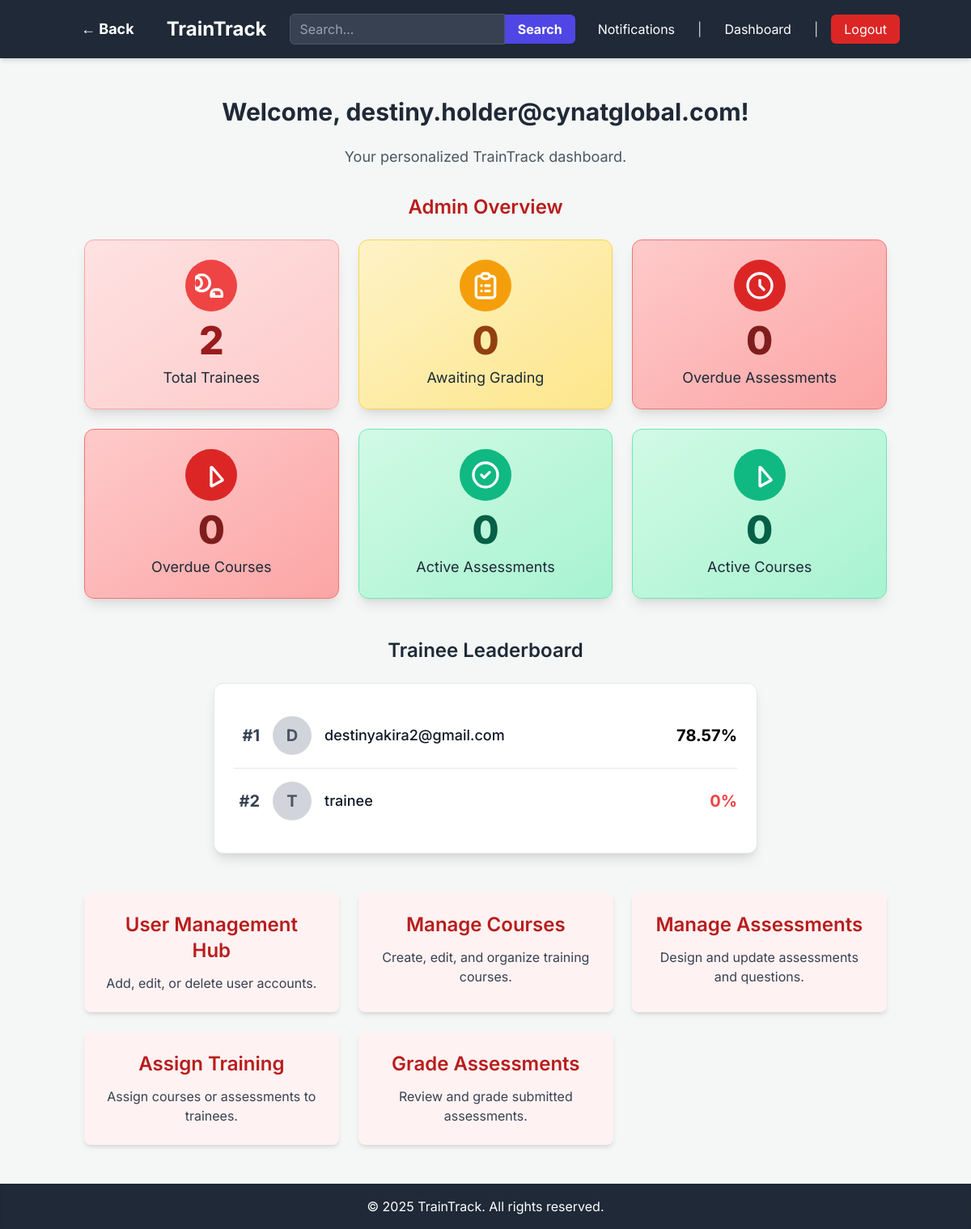
The page /dashboard (signed in) on the database its author committed.
### app.py (models this page shows, shortened)
class User(UserMixin, db.Model):
    id = db.Column(db.Integer, primary_key=True)
    username = db.Column(db.String(80), unique=True, nullable=False)
    password_hash = db.Column(db.String(128), nullable=False)
    role = db.Column(db.String(20), nullable=False, default='trainee')
    assignments_as_trainee = db.relationship('Assignment', foreign_keys='Assignment.trainee_id', backref='trainee', lazy=True)
    created_courses = db.relationship('Course', foreign_keys='Course.created_by_id', backref='creator', lazy=True)
    created_assessments = db.relationship('Assessment', foreign_keys='Assessment.created_by_id', backref='assessor_creator', lazy=True)
    assigned_assignments = db.relationship('Assignment', foreign_keys='Assignment.assigned_by_id', backref='assigner', lazy=True)
    notifications_received = db.relationship('Notification', foreign_keys='Notification.recipient_id', backref='recipient', lazy=True)
    notifications_sent = db.relationship('Notification', foreign_keys='Notification.sender_id', backref='sender', lazy=True)
    graded_submissions = db.relationship('Submission', foreign_keys='Submission.graded_by_id', backref='grader', lazy=True)

### app.py (the view, shortened to what this page needs)
@app.route('/dashboard')
@login_required # User must be logged in to access the dashboard
def dashboard():
    current_year = datetime.now().year
    dashboard_data = {}
    leaderboard_data = []
    if current_user.role == 'admin':
        dashboard_data['total_trainees'] = User.query.filter_by(role='trainee').count()
        dashboard_data['assignments_awaiting_grading'] = Assignment.query.filter_by(status='submitted_for_grading').count()
        overdue_assessments = Assignment.query.filter(
            Assignment.assessment_id.isnot(None), # Ensure it's an assessment
            Assignment.due_date < datetime.utcnow(),
            Assignment.status.in_(['assigned', 'in_progress', 'submitted_for_grading'])
        ).count()
        dashboard_data['overdue_assessments'] = overdue_assessments
        overdue_courses = Assignment.query.filter(
            Assignment.course_id.isnot(None), # Ensure it's a course
            Assignment.due_date < datetime.utcnow(),
            Assignment.status.in_(['assigned', 'in_progress']) # Courses are typically 'assigned' or 'in_progress'
        ).count()
        dashboard_data['overdue_courses'] = overdue_courses
        active_assessments = Assignment.query.filter(
            Assignment.assessment_id.isnot(None),
            Assignment.status.in_(['assigned', 'in_progress'])
        ).count()
        dashboard_data['active_assessments'] = active_assessments
        active_courses = Assignment.query.filter(
            Assignment.course_id.isnot(None),
            Assignment.status.in_(['assigned', 'in_progress'])
        ).count()
        dashboard_data['active_courses'] = active_courses
        trainees = User.query.filter_by(role='trainee').all()
        for trainee in trainees:
            completed_assessments = Assignment.query.filter(
                Assignment.trainee_id == trainee.id,
                Assignment.assessment_id.isnot(None),
                Assignment.status.in_(['completed', 'graded'])
            ).all()
            total_score = 0
            num_graded_assessments = 0
            for assignment in completed_assessments:
                if assignment.score is not None:
                    total_score += assignment.score
                    num_graded_assessments += 1
            average_score = (total_score / num_graded_assessments) if num_graded_assessments > 0 else 0
            leaderboard_data.append({
                'trainee': trainee,
                'average_score': round(average_score, 2)
            })
        leaderboard_data.sort(key=lambda x: x['average_score'], reverse=True)
    elif current_user.role == 'trainee':
        pass # No additional data needed for trainee dashboard here, as they have a dedicated page
    return render_template('dashboard.html',
                           title='Dashboard',
                           user=current_user,
                           current_year=current_year,
                           dashboard_data=dashboard_data,
                           leaderboard_data=leaderboard_data) # Pass leaderboard data

### app.py (called while the page is built)
@login_manager.user_loader
def load_user(user_id):
    return User.query.get(int(user_id))

@app.context_processor
def inject_unread_notifications_count():
    if current_user.is_authenticated:
        unread_count = Notification.query.filter_by(recipient_id=current_user.id, is_read=False).count()
        return dict(unread_notifications_count=unread_count)
    return dict(unread_notifications_count=0)

### templates/dashboard.html (shortened to what this page needs)
{% extends "base.html" %}
{% block content %}
    <h1 class="text-3xl font-bold text-gray-800 mb-6 text-center animate-fade-in">Welcome, {{ user.username }}!</h1>
    <p class="text-lg text-gray-600 mb-8 text-center animate-fade-in delay-100">Your personalized TrainTrack dashboard.</p>
    {% if user.role == 'admin' %}
        <div class="mb-12">
            <h2 class="text-2xl font-semibold text-red-700 mb-6 text-center animate-slide-down">Admin Overview</h2>
            <div class="grid grid-cols-1 md:grid-cols-2 lg:grid-cols-3 xl:grid-cols-6 gap-6">
                <div class="bg-gradient-to-br from-red-100 to-red-200 p-6 rounded-xl shadow-lg border border-red-300 flex flex-col items-center justify-center transform hover:scale-105 transition-all duration-300 animate-fade-in delay-200">
                    <div class="p-3 bg-red-500 rounded-full mb-3">
                    </div>
                    <p class="text-5xl font-extrabold text-red-800">{{ dashboard_data.total_trainees }}</p>
                    <p class="text-gray-800 text-lg mt-2">Total Trainees</p>
                </div>
                <div class="bg-gradient-to-br from-yellow-100 to-yellow-200 p-6 rounded-xl shadow-lg border border-yellow-300 flex flex-col items-center justify-center transform hover:scale-105 transition-all duration-300 animate-fade-in delay-300">
                    <div class="p-3 bg-yellow-500 rounded-full mb-3">
                    </div>
                    <p class="text-5xl font-extrabold text-yellow-800">{{ dashboard_data.assignments_awaiting_grading }}</p>
                    <p class="text-gray-800 text-lg mt-2">Awaiting Grading</p>
                </div>
                <div class="bg-gradient-to-br from-red-200 to-red-300 p-6 rounded-xl shadow-lg border border-red-400 flex flex-col items-center justify-center transform hover:scale-105 transition-all duration-300 animate-fade-in delay-400">
                    <div class="p-3 bg-red-600 rounded-full mb-3">
                        <svg class="w-10 h-10 text-white" fill="none" stroke="currentColor" viewBox="0 0 24 24" xmlns="http://www.w3.org/2000/svg"><path stroke-linecap="round" stroke-linejoin="round" stroke-width="2" d="M12 8v4l3 3m6-3a9 9 0 11-18 0 9 9 0 0118 0z"></path></svg>
                    </div>
                    <p class="text-5xl font-extrabold text-red-900">{{ dashboard_data.overdue_assessments }}</p>
                    <p class="text-gray-800 text-lg mt-2">Overdue Assessments</p>
                </div>
                <div class="bg-gradient-to-br from-red-200 to-red-300 p-6 rounded-xl shadow-lg border border-red-400 flex flex-col items-center justify-center transform hover:scale-105 transition-all duration-300 animate-fade-in delay-500">
                    <div class="p-3 bg-red-600 rounded-full mb-3">
                    </div>
                    <p class="text-5xl font-extrabold text-red-900">{{ dashboard_data.overdue_courses }}</p>
                    <p class="text-gray-800 text-lg mt-2">Overdue Courses</p>
                </div>
                <div class="bg-gradient-to-br from-green-100 to-green-200 p-6 rounded-xl shadow-lg border border-green-300 flex flex-col items-center justify-center transform hover:scale-105 transition-all duration-300 animate-fade-in delay-600">
                    <div class="p-3 bg-green-500 rounded-full mb-3">
                        <svg class="w-10 h-10 text-white" fill="none" stroke="currentColor" viewBox="0 0 24 24" xmlns="http://www.w3.org/2000/svg"><path stroke-linecap="round" stroke-linejoin="round" stroke-width="2" d="M9 12l2 2 4-4m6 2a9 9 0 11-18 0 9 9 0 0118 0z"></path></svg>
                    </div>
                    <p class="text-5xl font-extrabold text-green-800">{{ dashboard_data.active_assessments }}</p>
                    <p class="text-gray-800 text-lg mt-2">Active Assessments</p>
                </div>
                <div class="bg-gradient-to-br from-green-100 to-green-200 p-6 rounded-xl shadow-lg border border-green-300 flex flex-col items-center justify-center transform hover:scale-105 transition-all duration-300 animate-fade-in delay-700">
                    <div class="p-3 bg-green-500 rounded-full mb-3">
                    </div>
                    <p class="text-5xl font-extrabold text-green-800">{{ dashboard_data.active_courses }}</p>
                    <p class="text-gray-800 text-lg mt-2">Active Courses</p>
                </div>
            </div>
        </div>
    {% endif %}
    {% if user.role == 'admin' or user.role == 'support' %}
        <div class="mb-12">
            <h2 class="text-2xl font-semibold text-gray-800 mb-6 text-center animate-slide-down">Trainee Leaderboard</h2>
            {% if leaderboard_data %}
                <div class="bg-white p-6 rounded-xl shadow-lg border border-gray-200 max-w-2xl mx-auto">
                    <ul class="divide-y divide-gray-200">
                        {% for entry in leaderboard_data %}
                            <li class="py-4 flex items-center justify-between animate-fade-in delay-{{ loop.index * 100 }}">
                                <div class="flex items-center">
                                    <span class="text-xl font-bold text-gray-700 mr-4 w-8 text-right">#{{ loop.index }}</span>
                                    <div class="w-12 h-12 bg-gray-300 rounded-full flex items-center justify-center text-gray-600 font-bold text-xl mr-4">
                                        {{ entry.trainee.username[0]|upper }}
                                    </div>
                                    <span class="text-lg font-medium text-gray-900">{{ entry.trainee.username }}</span>
                                </div>
                                <span class="text-xl font-bold {% if entry.average_score >= 80 %}text-green-600{% elif entry.average_score >= 50 %}text-orange-500{% else %}text-red-500{% endif %}">
                                    {{ entry.average_score }}%
                                </span>
                            </li>
                        {% endfor %}
                    </ul>
                </div>
            {% else %}
                <p class="text-center text-gray-600 text-lg">No completed assessments to display leaderboard.</p>
            {% endif %}
        </div>
    {% endif %}
    <div class="grid grid-cols-1 md:grid-cols-2 lg:grid-cols-3 gap-6">
        {% if user.role == 'admin' %}
            <a href="{{ url_for('admin_view_users') }}" class="p-6 bg-red-50 rounded-lg shadow-md hover:shadow-xl transition-shadow duration-300 text-center animate-pop-in delay-800">
                <h2 class="text-2xl font-semibold text-red-700 mb-3">User Management Hub</h2>
                <p class="text-gray-700">Add, edit, or delete user accounts.</p>
            </a>
            <a href="{{ url_for('admin_view_courses') }}" class="p-6 bg-red-50 rounded-lg shadow-md hover:shadow-xl transition-shadow duration-300 text-center animate-pop-in delay-900">
                <h2 class="text-2xl font-semibold text-red-700 mb-3">Manage Courses</h2>
                <p class="text-gray-700">Create, edit, and organize training courses.</p>
            </a>
            <a href="{{ url_for('admin_view_assessments') }}" class="p-6 bg-red-50 rounded-lg shadow-md hover:shadow-xl transition-shadow duration-300 text-center animate-pop-in delay-1000">
                <h2 class="text-2xl font-semibold text-red-700 mb-3">Manage Assessments</h2>
                <p class="text-gray-700">Design and update assessments and questions.</p>
            </a>
            <a href="{{ url_for('assign_training') }}" class="p-6 bg-red-50 rounded-lg shadow-md hover:shadow-xl transition-shadow duration-300 text-center animate-pop-in delay-1100">
                <h2 class="text-2xl font-semibold text-red-700 mb-3">Assign Training</h2>
                <p class="text-gray-700">Assign courses or assessments to trainees.</p>
            </a>
            <a href="{{ url_for('grade_assessments') }}" class="p-6 bg-red-50 rounded-lg shadow-md hover:shadow-xl transition-shadow duration-300 text-center animate-pop-in delay-1200">
                <h2 class="text-2xl font-semibold text-red-700 mb-3">Grade Assessments</h2>
                <p class="text-gray-700">Review and grade submitted assessments.</p>
            </a>
        {% endif %}
    </div>
{% endblock %}

### templates/base.html (style rules this page uses)
body { font-family: 'Inter', sans-serif; background-color: #f4f7f6; }

### templates/dashboard.html (style rules this page uses)
.animate-fade-in { animation: fadeIn 0.6s ease-out forwards; }
.animate-slide-down { animation: slideDown 0.7s ease-out forwards; }
.animate-pop-in { animation: popIn 0.5s ease-out forwards; }
.delay-100 { animation-delay: 0.1s; }
.delay-200 { animation-delay: 0.2s; }
.delay-300 { animation-delay: 0.3s; }
.delay-400 { animation-delay: 0.4s; }
.delay-500 { animation-delay: 0.5s; }
.delay-600 { animation-delay: 0.6s; }
.delay-700 { animation-delay: 0.7s; }
.delay-800 { animation-delay: 0.8s; }
.delay-900 { animation-delay: 0.9s; }
.delay-1000 { animation-delay: 1.0s; }
.delay-1100 { animation-delay: 1.1s; }
.delay-1200 { animation-delay: 1.2s; }

### rows shown on the page
User: username "destiny.holder@cynatglobal.com"
User: trainee "D", trainee.username "destinyakira2@gmail.com"
User: trainee "T", trainee.username "trainee"

### other values the page prints
{{ dashboard_data.total_trainees }} "2"
{{ dashboard_data.assignments_awaiting_grading }} "0"
{{ dashboard_data.overdue_assessments }} "0"
{{ dashboard_data.overdue_courses }} "0"
{{ dashboard_data.active_assessments }} "0"
{{ dashboard_data.active_courses }} "0"
{{ entry.average_score }} "78.57" "0"
